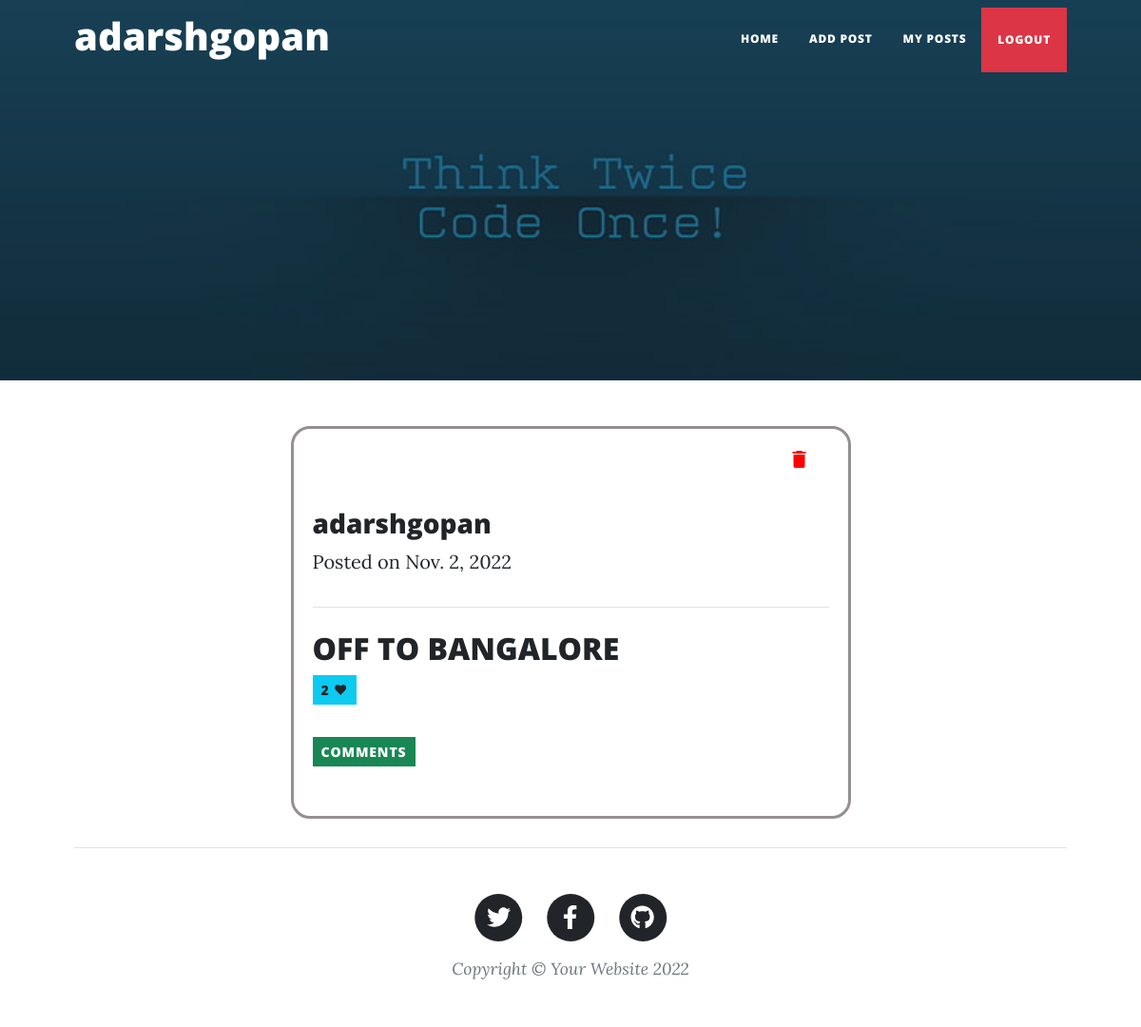
Page /social/myposts (signed in) on the committed database.
### socialapp/models.py (models this page shows, shortened)
class Posts(models.Model):
    post=models.CharField(max_length=200)
    image=models.ImageField(upload_to="images",null=True,blank=True)
    user=models.ForeignKey(User,on_delete=models.CASCADE)
    created_date=models.DateField(auto_now_add=True)
    is_active=models.BooleanField(default=True)
    likes=models.ManyToManyField(User,related_name="likes")
    @property
    def fetch_comments(self):
        comments=self.comments_set.all()
        return comments

### socialapp/views.py (the view)
# urls.py: path('social/myposts',views.MyPosts.as_view(),name="myposts"),
@method_decorator(decs,name="dispatch")
class MyPosts(ListView):
    model=Posts
    template_name="myposts.html"
    context_object_name="posts"
    def get_queryset(self):
        return Posts.objects.filter(user=self.request.user)

### socialapp/views.py (called while the page is built)
def signin_required(fn):
    def wrapper(request,*args,**kwargs):
        if not request.user.is_authenticated:
            messages.error(request,"U MUST LOGIN TO PERFORM THIS ACTION")
            return redirect("signin")
        else:
            return fn(request,*args,**kwargs)
    return wrapper

### socialapp/templates/myposts.html (shortened to what this page needs)
{%extends 'base.html'%}
{%block body_block%}
{%for p in posts%}
<div style="border: 3px solid rgb(149, 143, 143);padding: 20px;border-radius: 20px;" class="post-preview">
    <a href="post.html">
        <p class="post-meta">
            <a style="color: red;margin-left: 500px;" href="{%url 'post-delete' p.id %}" class="material-icons">delete</a>
            <a href="#!"><h3>{{p.user}}</h3></a>
            Posted on {{p.created_date}}
        </p>
        <hr class="my-4" />
        <h2 class="post-title">{{p.post}}</h2>
        <a href="{%url 'add-likes' p.id%}" class="btn btn-sm btn-info">{{p.likes.all.count}} &#10084;</a>
    </a>
    <div>
        <p>
            <button class="btn btn-sm btn-success" type="button" data-bs-toggle="collapse" data-bs-target="#answerlist{{ forloop.counter }}" aria-expanded="false" aria-controls="collapseExample">
                COMMENTS
              </button>
          </p>
</div>
</div>
<br>
{%endfor%}
{%endblock%}

### socialapp/templates/base.html (shortened to what this page needs)
<!DOCTYPE html>
{%load static%}
<html lang="en">
    <head>
        <link href="{%static 'css/styles.css'%}" rel="stylesheet" />
    </head>
    <body>
        <nav class="navbar navbar-expand-lg navbar-light" id="mainNav">
            <div class="container px-4 px-lg-5">
                <a class="navbar-brand" href="index.html"><h1>{{request.user}}</h1></a>
                <div class="collapse navbar-collapse" id="navbarResponsive">
                    <ul class="navbar-nav ms-auto py-4 py-lg-0">
                        <li class="nav-item"><a class="nav-link px-lg-3 py-3 py-lg-4" href="{%url 'home'%}">HOME</a></li>
                        <li class="nav-item"><a class="nav-link px-lg-3 py-3 py-lg-4" href="{%url 'add-post'%}">ADD POST</a></li>
                        <li class="nav-item"><a class="nav-link px-lg-3 py-3 py-lg-4" href="{%url 'myposts'%}">MY POSTS</a></li>
                        <li class="nav-item"><a class="btn btn-danger nav-link px-lg-3 py-3 py-lg-4" href="{%url 'signout'%}">LOGOUT</a></li>
                    </ul>
                </div>
            </div>
        </nav>
        <header class="masthead" style="background-image: url(../static/assets/img/think.png)">
        </header>
        <div class="container px-4 px-lg-5">
            <div class="row gx-4 gx-lg-5 justify-content-center">
                <div class="col-md-10 col-lg-8 col-xl-7">
                    {%block body_block%}
                    {% endblock %}
            </div>
        </div>
        <footer class="border-top">
            <div class="container px-4 px-lg-5">
                <div class="row gx-4 gx-lg-5 justify-content-center">
                    <div class="col-md-10 col-lg-8 col-xl-7">
                        <ul class="list-inline text-center">
                            <li class="list-inline-item">
                                <a href="#!">
                                    <span class="fa-stack fa-lg">
                                        <i class="fas fa-circle fa-stack-2x"></i>
                                        <i class="fab fa-twitter fa-stack-1x fa-inverse"></i>
                                    </span>
                                </a>
                            </li>
                            <li class="list-inline-item">
                                <a href="#!">
                                    <span class="fa-stack fa-lg">
                                        <i class="fas fa-circle fa-stack-2x"></i>
                                        <i class="fab fa-facebook-f fa-stack-1x fa-inverse"></i>
                                    </span>
                                </a>
                            </li>
                            <li class="list-inline-item">
                                <a href="#!">
                                    <span class="fa-stack fa-lg">
                                        <i class="fas fa-circle fa-stack-2x"></i>
                                        <i class="fab fa-github fa-stack-1x fa-inverse"></i>
                                    </span>
                                </a>
                            </li>
                        </ul>
                        <div class="small text-center text-muted fst-italic">Copyright &copy; Your Website 2022</div>
                    </div>
                </div>
            </div>
        </footer>
    </body>
</html>

### rows in the picture
Posts: created_date "Nov. 2, 2022", post "OFF TO BANGALORE", likes.all.count "2"

### other values in the picture
{{ request.user }} "adarshgopan"
